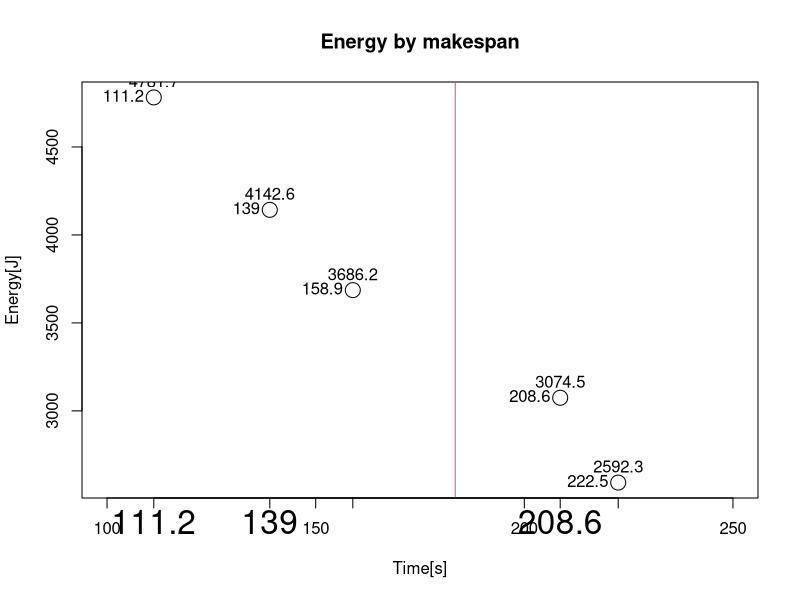

The R source for this figure:
xs <- c(111.2,139.0,158.9,208.6,222.5)

ys <- c(4781.7,4142.6,3686.2,3074.5,2592.3)

ls <- c("a","b","c","d","e")
ls <- rbind(xs, ys)

plot(xs,ys,col=1,title("Energy by makespan"), ylab = "Energy[J]", xlab = "Time[s]", cex=2, xlim=c(100,250))
abline(v = 183.45, untf = FALSE, col=2 )

axis(side = 1, labels = xs, cex.axis=2, at=xs)

text(xs,ys,ys, pos=3)
text(xs,ys,xs, pos=2)



